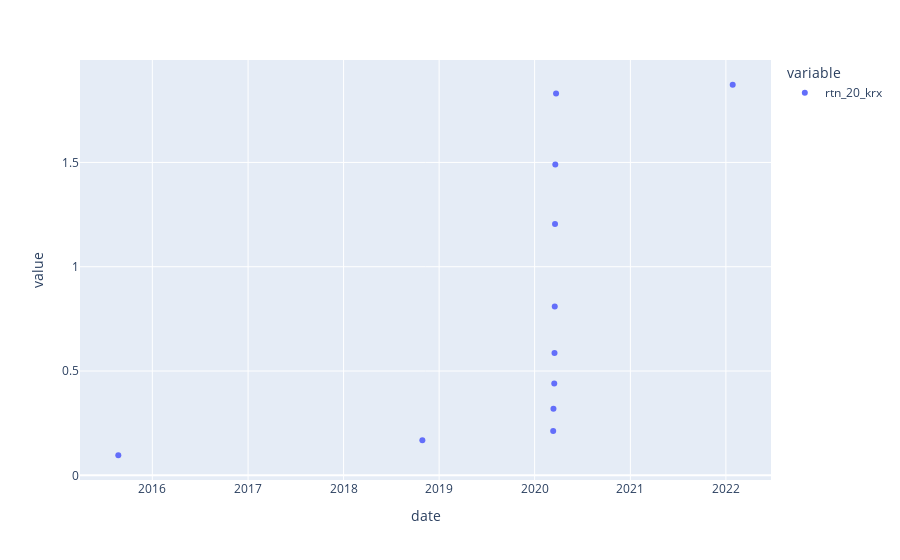

Notebook source saved alongside this figure:
### Markdown cell above
##### Check Cumsum of filtered Dataframe

### Code cell
# Plot cumsum

(
    df_filtered
    .loc[lambda df : df["krx_change_p_short"] < -0.1]
    .sort_values('close_change_p_mid')    
    .groupby("date")
    .head(5)
    .reset_index()
    .groupby('date')
    ["rtn_20_krx"]
    .mean()
    -0.0023
    # + 1
).cumsum().plot(kind='scatter')#sum()#.cumprod().plot()#

### Figure 1 — Plotly figure (JSON) as saved in the notebook; plotly's stock layout.template omitted (floating-point values rounded to 4 significant figures)
{"data": [{"hovertemplate": "variable=rtn_20_krx<br>date=%{x}<br>value=%{y}<extra></extra>", "legendgroup": "rtn_20_krx", "marker": {"color": "#636efa", "symbol": "circle"}, "mode": "markers", "name": "rtn_20_krx", "orientation": "v", "showlegend": true, "type": "scatter", "x": ["2015-08-24", "2018-10-29", "2020-03-12", "2020-03-13", "2020-03-16", "2020-03-17", "2020-03-18", "2020-03-19", "2020-03-20", "2020-03-23", "2022-01-27"], "xaxis": "x", "y": [0.09616, 0.1678, 0.2125, 0.3187, 0.4401, 0.5858, 0.8096, 1.205, 1.491, 1.831, 1.873], "yaxis": "y"}], "layout": {"legend": {"title": {"text": "variable"}, "tracegroupgap": 0}, "margin": {"t": 60}, "xaxis": {"anchor": "y", "domain": [0, 1], "title": {"text": "date"}}, "yaxis": {"anchor": "x", "domain": [0, 1], "title": {"text": "value"}}}}
